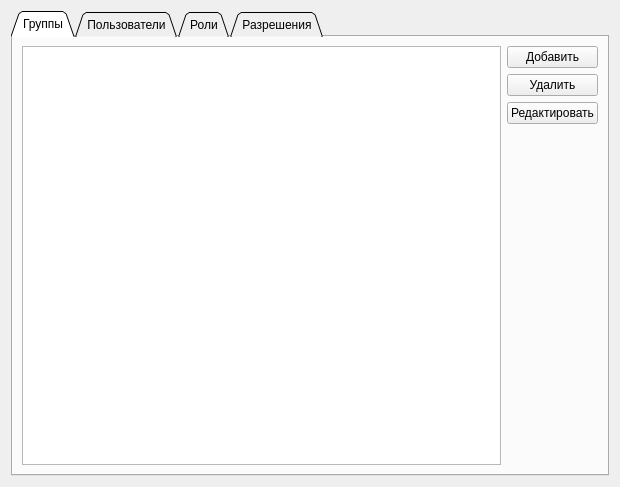
<?xml version="1.0" encoding="UTF-8"?>
<ui version="4.0">
 <class>PersonalData</class>
 <widget class="QWidget" name="PersonalData">
  <property name="geometry">
   <rect>
    <x>0</x>
    <y>0</y>
    <width>620</width>
    <height>487</height>
   </rect>
  </property>
  <property name="minimumSize">
   <size>
    <width>620</width>
    <height>487</height>
   </size>
  </property>
  <property name="maximumSize">
   <size>
    <width>620</width>
    <height>487</height>
   </size>
  </property>
  <property name="windowTitle">
   <string>Управление учетными записями, правами доступа.</string>
  </property>
  <layout class="QVBoxLayout" name="verticalLayout">
   <item>
    <widget class="QTabWidget" name="tabWidget">
     <property name="tabPosition">
      <enum>QTabWidget::North</enum>
     </property>
     <property name="tabShape">
      <enum>QTabWidget::Triangular</enum>
     </property>
     <property name="currentIndex">
      <number>0</number>
     </property>
     <widget class="QWidget" name="groupsTab">
      <attribute name="title">
       <string>Группы</string>
      </attribute>
      <layout class="QGridLayout" name="gridLayout">
       <item row="4" column="0" rowspan="4">
        <widget class="QTreeView" name="groupsView"/>
       </item>
       <item row="4" column="1">
        <widget class="QPushButton" name="addGroupButton">
         <property name="text">
          <string>Добавить</string>
         </property>
        </widget>
       </item>
       <item row="5" column="1">
        <widget class="QPushButton" name="deleteGroupButton">
         <property name="text">
          <string>Удалить</string>
         </property>
        </widget>
       </item>
       <item row="6" column="1">
        <widget class="QPushButton" name="editGroupButton">
         <property name="text">
          <string>Редактировать</string>
         </property>
        </widget>
       </item>
      </layout>
     </widget>
     <widget class="QWidget" name="usersTab">
      <attribute name="title">
       <string>Пользователи</string>
      </attribute>
      <layout class="QGridLayout" name="gridLayout_4">
       <item row="0" column="1">
        <widget class="QPushButton" name="addUserButton">
         <property name="text">
          <string>Добавить</string>
         </property>
        </widget>
       </item>
       <item row="1" column="1">
        <widget class="QPushButton" name="deleteUserButton">
         <property name="text">
          <string>Удалить</string>
         </property>
        </widget>
       </item>
       <item row="2" column="1">
        <widget class="QPushButton" name="editUserButton">
         <property name="text">
          <string>Редактировать</string>
         </property>
        </widget>
       </item>
       <item row="0" column="0" rowspan="5">
        <widget class="QListView" name="usersView"/>
       </item>
      </layout>
     </widget>
     <widget class="QWidget" name="rolesTab">
      <attribute name="title">
       <string>Роли</string>
      </attribute>
      <layout class="QGridLayout" name="gridLayout_3">
       <item row="0" column="0" rowspan="6">
        <widget class="QListView" name="rolesView"/>
       </item>
       <item row="2" column="1">
        <widget class="QPushButton" name="editRoleButton">
         <property name="text">
          <string>Редактировать</string>
         </property>
        </widget>
       </item>
       <item row="0" column="1">
        <widget class="QPushButton" name="addRoleButton">
         <property name="text">
          <string>Добавить</string>
         </property>
        </widget>
       </item>
       <item row="1" column="1">
        <widget class="QPushButton" name="deleteRoleButton">
         <property name="text">
          <string>Удалить</string>
         </property>
        </widget>
       </item>
      </layout>
     </widget>
     <widget class="QWidget" name="promissionsTab">
      <attribute name="title">
       <string>Разрешения</string>
      </attribute>
      <layout class="QGridLayout" name="gridLayout_2">
       <item row="0" column="0" rowspan="5">
        <widget class="QListView" name="promissionsView"/>
       </item>
       <item row="0" column="1">
        <widget class="QPushButton" name="addPromissionButton">
         <property name="text">
          <string>Добавить</string>
         </property>
        </widget>
       </item>
       <item row="1" column="1">
        <widget class="QPushButton" name="deletePromissionButton">
         <property name="text">
          <string>Удалить</string>
         </property>
        </widget>
       </item>
       <item row="2" column="1">
        <widget class="QPushButton" name="editPromissionButton">
         <property name="text">
          <string>Редактировать</string>
         </property>
        </widget>
       </item>
      </layout>
     </widget>
    </widget>
   </item>
  </layout>
 </widget>
 <resources/>
 <connections/>
</ui>
